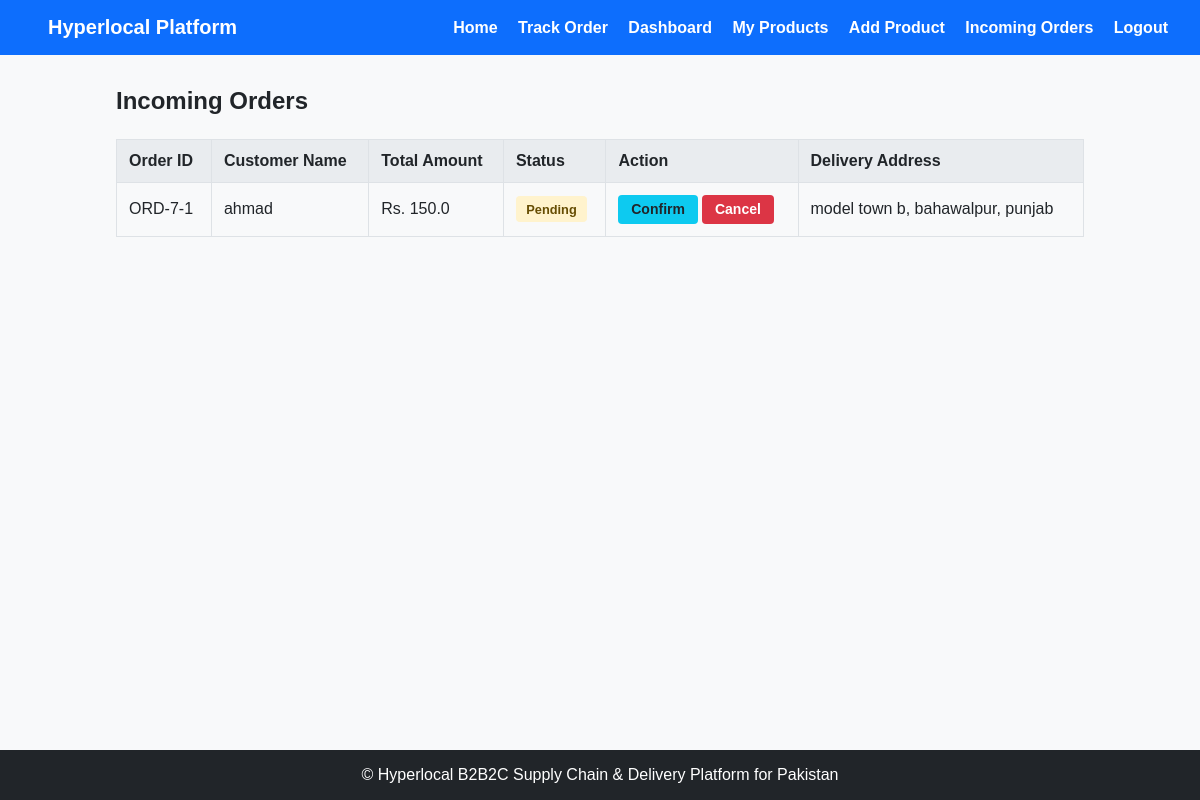
Before: /wholesaler/incoming_orders (signed in) with the older database file.
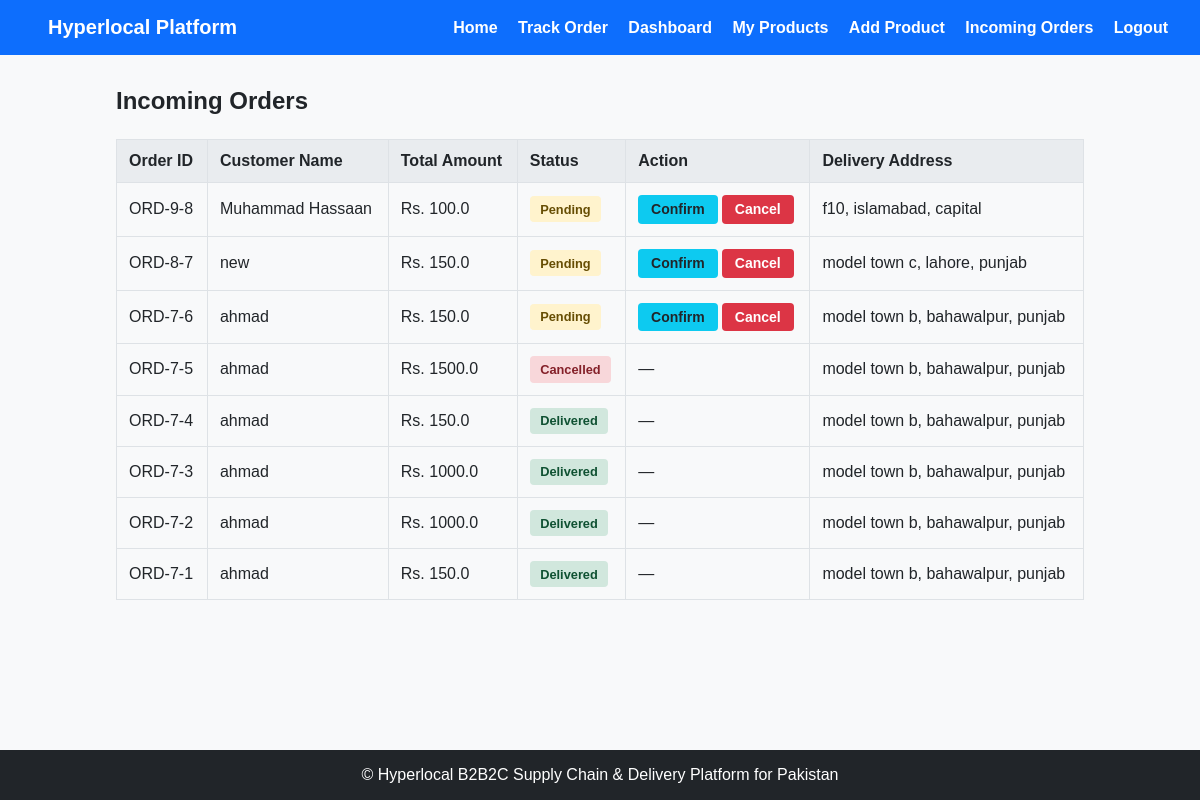
After: the same page with the newer database file.
### tables this page shows
CREATE TABLE orders (
            id INTEGER PRIMARY KEY AUTOINCREMENT,
            shopkeeper_id INTEGER NOT NULL,
            wholesaler_id INTEGER NOT NULL,
            address_id INTEGER NOT NULL,
            total_amount REAL NOT NULL,
            status TEXT NOT NULL,
            created_at TEXT NOT NULL,
            FOREIGN KEY (shopkeeper_id) REFERENCES users(id),
            FOREIGN KEY (wholesaler_id) REFERENCES users(id),
            FOREIGN KEY (address_id) REFERENCES "addresses_old"(id)
        );

CREATE TABLE users (
            id INTEGER PRIMARY KEY AUTOINCREMENT,
            name TEXT NOT NULL,
            email TEXT NOT NULL UNIQUE,
            password TEXT NOT NULL,
            role TEXT NOT NULL,
            created_AT TEXT NOT NULL
        );

CREATE TABLE addresses (
            id INTEGER PRIMARY KEY AUTOINCREMENT,
            user_id INTEGER NOT NULL,
            state TEXT NOT NULL,
            city TEXT NOT NULL,
            address_line TEXT NOT NULL,
            postal_code TEXT,
            created_at TEXT NOT NULL,
            FOREIGN KEY (user_id) REFERENCES users(id)
        );

### app.py (the view)
@app.route("/wholesaler/incoming_orders")
def wholesaler_orders():
    if not has_role("Wholesaler"):
        flash("Access denied.", "error")
        return redirect(url_for("login"))
    connection = get_db_connection()
    orders = connection.execute("""
       SELECT
            orders.*,
            users.name AS customer_name,
            addresses.address_line,
            addresses.city,
            addresses.state,
            addresses.postal_code
        FROM orders
        JOIN users ON orders.shopkeeper_id = users.id
        JOIN addresses ON orders.address_id = addresses.id
        WHERE orders.wholesaler_id = ?
        ORDER BY orders.id DESC
    """, (session["user_id"],)).fetchall()
    if not orders:
        flash("No orders found.", "info")
    connection.close()
    return render_template(
        "wholesaler/incoming_orders.html",
        orders=orders
    )

### app.py (called while the page is built)
def is_logged_in():
    return "user_id" in session

def has_role(role):
    return is_logged_in() and session.get("user_role") == role

### database/database.py (called while the page is built)
def get_db_connection():
    connection= sqlite3.connect(DATABASE)
    connection.row_factory = sqlite3.Row
    return connection

### templates/wholesaler/incoming_orders.html (shortened to what this page needs)
{% extends "base.html" %}
{% block content %}
<div class="orders-container">
    <h2>Incoming Orders</h2>
    {% if orders %}
    <table class="data-table">
        <thead>
            <tr>
                <th>Order ID</th>
                <th>Customer Name</th>
                <th>Total Amount</th>
                <th>Status</th>
                <th>Action</th>
                <th>Delivery Address</th>
            </tr>
        </thead>
        <tbody>
            {% for order in orders %}
            <tr>
                <td>ORD-{{ order.shopkeeper_id }}-{{ order.id }}</td>
                <td>{{ order.customer_name }}</td>
                <td>Rs. {{ order.total_amount }}</td>
                <td>
                    <span class="badge badge-{{ 'success' if order.status == 'Delivered'
                        else 'primary' if order.status == 'Dispatched'
                        else 'info' if order.status == 'Confirmed'
                        else 'danger' if order.status == 'Cancelled'
                        else 'warning' }}">
                    {{ order.status }}
</span>
                </td>
                <td>
                    {% if order.status == 'Pending' %}
                        <a href="{{ url_for('update_order', order_id=order.id, status='Confirmed') }}"
                            class="btn btn-info btn-sm">Confirm</a>
                        <a href="{{ url_for('update_order', order_id=order.id, status='Cancelled') }}"
                            class="btn btn-danger btn-sm">Cancel</a>
                    {% elif order.status == 'Confirmed' %}
                        <a href="{{ url_for('update_order', order_id=order.id, status='Dispatched') }}"
                           class="btn btn-primary btn-sm">Mark Dispatched</a>
                        <a href="{{ url_for('update_order', order_id=order.id, status='Cancelled') }}"
                           class="btn btn-danger btn-sm">Cancel</a>
                    {% elif order.status == 'Dispatched' %}
                        <a href="{{ url_for('update_order', order_id=order.id, status='Delivered') }}"
                           class="btn btn-success btn-sm">Mark Delivered</a>
                        <a href="{{ url_for('update_order', order_id=order.id, status='Cancelled') }}"
                           class="btn btn-danger btn-sm">Cancel</a>
                    {% else %}
                        <span class="text-muted">—</span>
                    {% endif %}
                </td>
                <td>
                    {{ order.address_line }}, {{ order.city }}, {{ order.state }}
                </td>
            </tr>
            {% endfor %}
        </tbody>
    </table>
    {% else %}
    <p>No incoming orders at the moment.</p>
    {% endif %}
</div>
{% endblock %}

### templates/base.html (shortened to what this page needs)
<!DOCTYPE html>
<html lang="en">
<head>
  <link rel="stylesheet" href="{{ url_for('static', filename='css/style.css') }}">
</head>
<body>
  <nav>
    <div class="brand">
      <a href="/" style="font-size: 1.25rem; font-weight: bold;">Hyperlocal Platform</a>
    </div>
    <div class="nav-links">
      <a href="{{ url_for('home') }}">Home</a>
      <a href="{{ url_for('track_order') }}">Track Order</a>
      {% if session.get('user_id') %}
        <a href="{{ url_for('dashboard') }}">Dashboard</a>
        {% if session.get('user_role') == 'Wholesaler' %}
          <a href="{{ url_for('wholesaler_products') }}">My Products</a>
          <a href="{{ url_for('add_product') }}">Add Product</a>
          <a href="{{ url_for('wholesaler_orders') }}">Incoming Orders</a>
        {% elif session.get('user_role') == 'Shopkeeper' %}
          <a href="{{ url_for('shopkeeper_products') }}">Browse Products</a>
          <a href="{{ url_for('shopkeeper_cart') }}">Cart</a>
          <a href="{{ url_for('shopkeeper_orders') }}">My Orders</a>
        {% endif %}
        <a href="{{ url_for('logout') }}">Logout</a>
      {% else %}
        <a href="{{ url_for('login') }}">Login</a>
        <a href="{{ url_for('register') }}">Register</a>
      {% endif %}
    </div>
  </nav>
  <main>
    {% block content %}
    {% endblock %}
  </main>
  <footer>
    <p>&copy; Hyperlocal B2B2C Supply Chain & Delivery Platform for Pakistan</p>
  </footer>
</body>
</html>

### static/css/style.css (style rules this page uses)
* { box-sizing: border-box; margin: 0; padding: 0; font-family: Arial, sans-serif; }
body { background-color: #f8f9fa; color: #212529; display: flex; flex-direction: column; min-height: 100vh; }
nav { background-color: #0d6efd; padding: 1rem 2rem; display: flex; justify-content: space-between; align-items: center; }
nav a { color: #ffffff; text-decoration: none; margin-left: 1rem; font-weight: bold; }
main { flex: 1; max-width: 1000px; width: 100%; margin: 2rem auto; padding: 0 1rem; }
.btn { display: inline-block; background-color: #0d6efd; color: #ffffff; padding: 0.6rem 1.2rem; border: none; border-radius: 4px; cursor: pointer; text-decoration: none; font-weight: bold; text-align: center; }
.btn-info { background-color: #0dcaf0; color: #212529; }
.btn-danger { background-color: #dc3545; }
.btn-sm { padding: 0.4rem 0.8rem; font-size: 0.875rem; }
.orders-container { width: 100%; }
.orders-container h2 { margin-bottom: 1.5rem; }
table { width: 100%; border-collapse: collapse; margin-top: 1rem; }
.data-table { width: 100%; border-collapse: collapse; }
th, td { padding: 0.75rem; border: 1px solid #dee2e6; text-align: left; }
th { background-color: #e9ecef; }
.badge { display: inline-block; padding: 0.35rem 0.65rem; border-radius: 4px; font-size: 0.8rem; font-weight: bold; }
.badge-success { background-color: #d1e7dd; color: #0f5132; }
.badge-warning { background-color: #fff3cd; color: #664d03; }
.badge-danger { background-color: #f8d7da; color: #842029; }
footer { background-color: #212529; color: #ffffff; text-align: center; padding: 1rem; margin-top: auto; }

Changed rows visible on the page:
added orders: shopkeeper_id "9", id "8", customer_name "Muhammad Hassaan", total_amount "100.0", status "Pending", address_line "f10", city "islamabad", state "capital"
added orders: shopkeeper_id "8", id "7", customer_name "new", total_amount "150.0", status "Pending", address_line "model town c", city "lahore", state "punjab"
added orders: shopkeeper_id "7", id "6", customer_name "ahmad", total_amount "150.0", status "Pending", address_line "model town b", city "bahawalpur", state "punjab"
added orders: shopkeeper_id "7", id "5", customer_name "ahmad", total_amount "1500.0", status "Cancelled", address_line "model town b", city "bahawalpur", state "punjab"
added orders: shopkeeper_id "7", id "4", customer_name "ahmad", total_amount "150.0", status "Delivered", address_line "model town b", city "bahawalpur", state "punjab"
added orders: shopkeeper_id "7", id "3", customer_name "ahmad", total_amount "1000.0", status "Delivered", address_line "model town b", city "bahawalpur", state "punjab"
added orders: shopkeeper_id "7", id "2", customer_name "ahmad", total_amount "1000.0", status "Delivered", address_line "model town b", city "bahawalpur", state "punjab"
changed orders id 1: status "Pending" → "Delivered"; status "Confirm Cancel" → "—"
